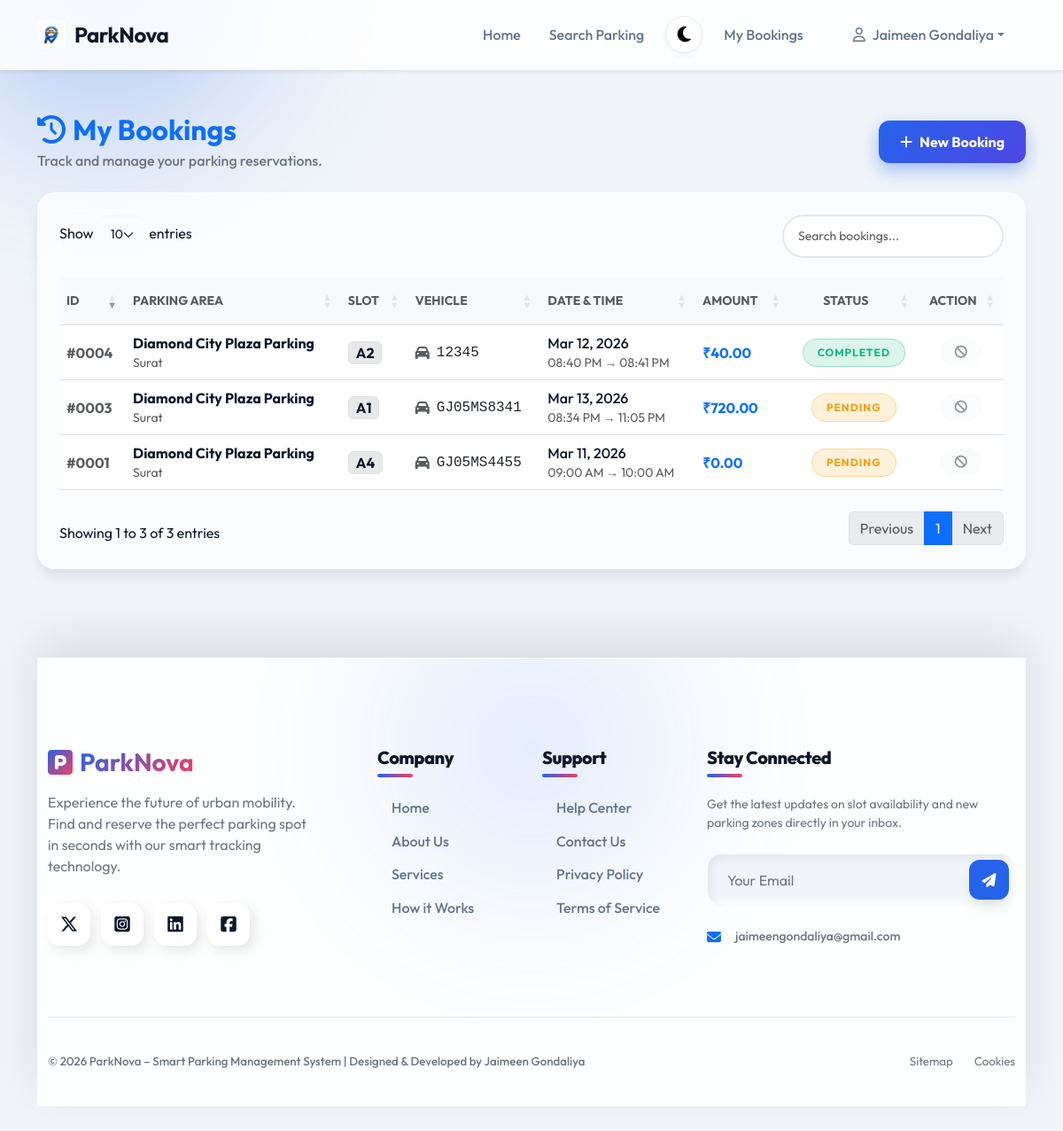
Page /user_history.php (signed in) on the committed database.
### tables this page shows
CREATE TABLE `bookings` (
  `booking_id` int(11) NOT NULL,
  `user_id` int(11) NOT NULL,
  `parking_id` int(11) NOT NULL,
  `slot_id` int(11) NOT NULL,
  `vehicle_number` varchar(50) NOT NULL,
  `vehicle_type` enum('Car','Bike') NOT NULL DEFAULT 'Car',
  `booking_date` date DEFAULT NULL,
  `start_time` time DEFAULT NULL,
  `end_time` time DEFAULT NULL,
  `amount` decimal(10,2) DEFAULT NULL,
  `status` enum('pending','completed','cancelled') DEFAULT 'pending',
  `created_at` timestamp NOT NULL DEFAULT current_timestamp()
);

CREATE TABLE `parking_locations` (
  `parking_id` int(11) NOT NULL,
  `manager_id` int(11) DEFAULT NULL,
  `parking_name` varchar(100) NOT NULL,
  `address` varchar(255) DEFAULT NULL,
  `city` varchar(100) NOT NULL,
  `parking_type` enum('Mall','Public','Private') DEFAULT 'Public',
  `total_slots` int(11) NOT NULL,
  `price_per_hour` decimal(10,2) NOT NULL,
  `status` enum('active','inactive') DEFAULT 'active',
  `image` varchar(255) DEFAULT NULL,
  `created_date` timestamp NOT NULL DEFAULT current_timestamp(),
  `latitude` varchar(50) DEFAULT NULL,
  `longitude` varchar(50) DEFAULT NULL
);

CREATE TABLE `parking_slots` (
  `slot_id` int(11) NOT NULL,
  `parking_id` int(11) NOT NULL,
  `slot_number` varchar(20) NOT NULL,
  `slot_type` enum('2W','4W','EV') DEFAULT '4W',
  `status` enum('available','booked','occupied') DEFAULT 'available'
);

### config_db.php (called while the page is built, shortened)
<?php
$script_name = $_SERVER['SCRIPT_NAME'];
$dir = dirname($script_name);
$base_url = ($dir === DIRECTORY_SEPARATOR || $dir === '/') ? '' : str_replace('\\', '/', $dir);
if (strpos($base_url, '/ParkNova') !== false) {
    $base_url = substr($base_url, 0, strpos($base_url, '/ParkNova') + 9);
}
else {
    $parts = explode('/', trim($base_url, '/'));
    if (!empty($parts[0])) {
        $base_url = '/' . $parts[0];
    }
    else {
        $base_url = '';
    }
}
?>

### user_history.php (the view, shortened to what this page needs)
<?php
require_once __DIR__ . '/config_db.php';
$user_id = $_SESSION['user_id'];
$stmt = $pdo->prepare("
    SELECT
        b.*,
        p.parking_name,
        p.city,
        s.slot_number
    FROM bookings b
    JOIN parking_locations p ON b.parking_id = p.parking_id
    JOIN parking_slots s ON b.slot_id = s.slot_id
    WHERE b.user_id = ?
    ORDER BY b.created_at DESC
");
$stmt->execute([$user_id]);
$bookings = $stmt->fetchAll();
require_once __DIR__ . '/includes_header.php';
require_once __DIR__ . '/includes_navbar.php';
?>
<div class="container py-5">
    <div class="d-flex justify-content-between align-items-center mb-4">
        <div>
            <h2 class="fw-bold mb-1 text-primary"><i class="fa-solid fa-clock-rotate-left me-2"></i>My Bookings</h2>
            <p class="text-secondary mb-0 fw-medium">Track and manage your parking reservations.</p>
        </div>
        <a href="<?= $base_url ?>/user_search_parking.php" class="btn-primary-3d text-decoration-none"><i class="fa-solid fa-plus me-2"></i>New Booking</a>
    </div>
    <div class="glass-panel overflow-hidden">
        <div class="card-body p-0">
            <div class="table-responsive p-4">
                <table id="bookingsTable" class="table table-hover align-middle mb-0" style="width:100%">
                    <thead class="table-light">
                        <tr>
                            <th class="py-3 text-muted small fw-bold text-uppercase">ID</th>
                            <th class="py-3 text-muted small fw-bold text-uppercase">Parking Area</th>
                            <th class="py-3 text-muted small fw-bold text-uppercase">Slot</th>
                            <th class="py-3 text-muted small fw-bold text-uppercase">Vehicle</th>
                            <th class="py-3 text-muted small fw-bold text-uppercase">Date & Time</th>
                            <th class="py-3 text-muted small fw-bold text-uppercase">Amount</th>
                            <th class="py-3 text-muted small fw-bold text-uppercase text-center">Status</th>
                            <th class="py-3 text-muted small fw-bold text-uppercase text-center">Action</th>
                        </tr>
                    </thead>
                    <tbody class="border-top-0">
                        <?php foreach ($bookings as $b): ?>
                            <tr>
                                <td class="fw-bold text-muted">#<?= str_pad($b['booking_id'], 4, '0', STR_PAD_LEFT) ?></td>
                                <td>
                                    <div class="fw-bold text-dark"><?= htmlspecialchars($b['parking_name']) ?></div>
                                    <div class="small text-muted"><?= htmlspecialchars($b['city']) ?></div>
                                </td>
                                <td><span class="badge bg-dark bg-opacity-10 text-dark border px-2 py-1 fs-6"><?= htmlspecialchars($b['slot_number']) ?></span></td>
                                <td>
                                    <div class="d-flex align-items-center gap-2">
                                        <i class="fa-solid <?= $b['vehicle_type'] === 'Bike' ? 'fa-motorcycle' : 'fa-car' ?> text-muted"></i>
                                        <span class="fw-medium font-monospace"><?= htmlspecialchars($b['vehicle_number']) ?></span>
                                    </div>
                                </td>
                                <td>
                                    <div class="fw-medium text-dark"><?= $b['booking_date'] ? date('M d, Y', strtotime($b['booking_date'])) : date('M d, Y', strtotime($b['created_at'])) ?></div>
                                    <div class="small text-muted"><?= date('h:i A', strtotime($b['start_time'])) ?> → <?= date('h:i A', strtotime($b['end_time'])) ?></div>
                                </td>
                                <td class="fw-bold text-primary">₹<?= number_format($b['amount'], 2) ?></td>
                                <td class="text-center">
                                    <span class="status-badge status-<?= $b['status'] ?>">
                                        <?= ucfirst($b['status']) ?>
                                    </span>
                                </td>
                                <td class="text-center">
                                    <?php
                                        $bookingDate = $b['booking_date'] ?? date('Y-m-d', strtotime($b['created_at']));
                                        $bookingDateTime = strtotime($bookingDate . ' ' . $b['start_time']);
                                        $isFuture = $bookingDateTime > time();
                                    ?>
                                    <?php if ($b['status'] !== 'cancelled' && $isFuture): ?>
                                        <button class="btn btn-sm btn-outline-danger rounded-pill px-3 hover-lift cancel-btn" data-id="<?= $b['booking_id'] ?>">
                                            Cancel
                                        </button>
                                    <?php else: ?>
                                        <button class="btn btn-sm btn-light text-muted rounded-pill px-3" disabled>
                                            <i class="fa-solid fa-ban"></i>
                                        </button>
                                    <?php endif; ?>
                                </td>
                            </tr>
                        <?php endforeach; ?>
                    </tbody>
                </table>
            </div>
    </div>
</div>
<?php require_once __DIR__ . '/includes_footer.php'; ?>

### css_style.css (style rules this page uses)
:root { --bg-body: #f1f5f9; --bg-surface: #ffffff; --bg-surface-glass: rgba(255, 255, 255, 0.7); --text-primary: #0f172a; --text-secondary: #64748b; --border-color: #e2e8f0; --primary-color: #2563eb; --primary-glow: rgba(37, 99, 235, 0.4); --accent-color: #f43f5e; --shadow-sm: 0 4px 6px -1px rgba(0, 0, 0, 0.05); --shadow-md: 0 10px 15px -3px rgba(0, 0, 0, 0.1); --shadow-lg: 0 20px 25px -5px rgba(0, 0, 0, 0.1); --shadow-3d: 5px 5px 15px rgba(0, 0, 0, 0.1), -5px -5px 15px rgba(255, 255, 255, 0.8); --shadow-3d-inset: inset 5px 5px 10px rgba(0, 0, 0, 0.05), inset -5px -5px 10px rgba(255, 255, 255, 0.8); --nav-bg: rgba(255, 255, 255, 0.85); --glass-border: rgba(255, 255, 255, 0.5); }
body { font-family: 'Outfit', sans-serif; background-color: var(--bg-body); color: var(--text-primary); min-height: 100vh; margin: 0; transition: background-color 0.4s ease, color 0.4s ease; position: relative; overflow-x: hidden; }
body::before { content: ''; position: fixed; top: -20vh; left: -20vw; width: 60vw; height: 60vh; background: radial-gradient(circle, var(--primary-glow) 0%, transparent 60%); filter: blur(80px); z-index: -1; pointer-events: none; }
.glass-panel { background: var(--bg-surface-glass); backdrop-filter: blur(16px); -webkit-backdrop-filter: blur(16px); border: 1px solid var(--glass-border); border-radius: 20px; box-shadow: var(--shadow-md); }
.btn-primary-3d { background: linear-gradient(135deg, var(--primary-color), #4f46e5); color: white; border: none; font-weight: 700; border-radius: 12px; padding: 12px 24px; box-shadow: 0 8px 20px var(--primary-glow); transition: all 0.3s ease; }
.fa, .fas, .far, .fal, .fab, .fa-solid, .fa-regular, .fa-brands { display: inline-block !important; visibility: visible !important; opacity: 1 !important; }
.table { color: var(--text-primary); }
.text-dark { color: var(--text-primary) !important; }
.status-badge { display: inline-flex; align-items: center; gap: .4rem; padding: .4rem 1rem; border-radius: 2rem; font-size: .75rem; font-weight: 700; text-transform: uppercase; letter-spacing: 1px; }
.status-pending { background: rgba(245, 158, 11, .15); color: #f59e0b; border: 1px solid rgba(245, 158, 11, .3); }
.status-completed { background: rgba(16, 185, 129, .15); color: #10b981; border: 1px solid rgba(16, 185, 129, .3); }

### rows in the picture
bookings: booking_id "0004", parking.parking_name "Diamond City Plaza Parking", parking.city "Surat", slot.slot_number "A2", vehicle_number "12345", booking_date "Mar 12, 2026", start_time "08:40 PM", end_time "08:41 PM", amount "40.00", status "COMPLETED"
bookings: booking_id "0003", parking.parking_name "Diamond City Plaza Parking", parking.city "Surat", slot.slot_number "A1", vehicle_number "GJ05MS8341", booking_date "Mar 13, 2026", start_time "08:34 PM", end_time "11:05 PM", amount "720.00", status "PENDING"
bookings: booking_id "0001", parking.parking_name "Diamond City Plaza Parking", parking.city "Surat", slot.slot_number "A4", vehicle_number "GJ05MS4455", booking_date "Mar 11, 2026", start_time "09:00 AM", end_time "10:00 AM", amount "0.00", status "PENDING"

### other values in the picture
$_SESSION['name'] "Jaimeen Gondaliya"
